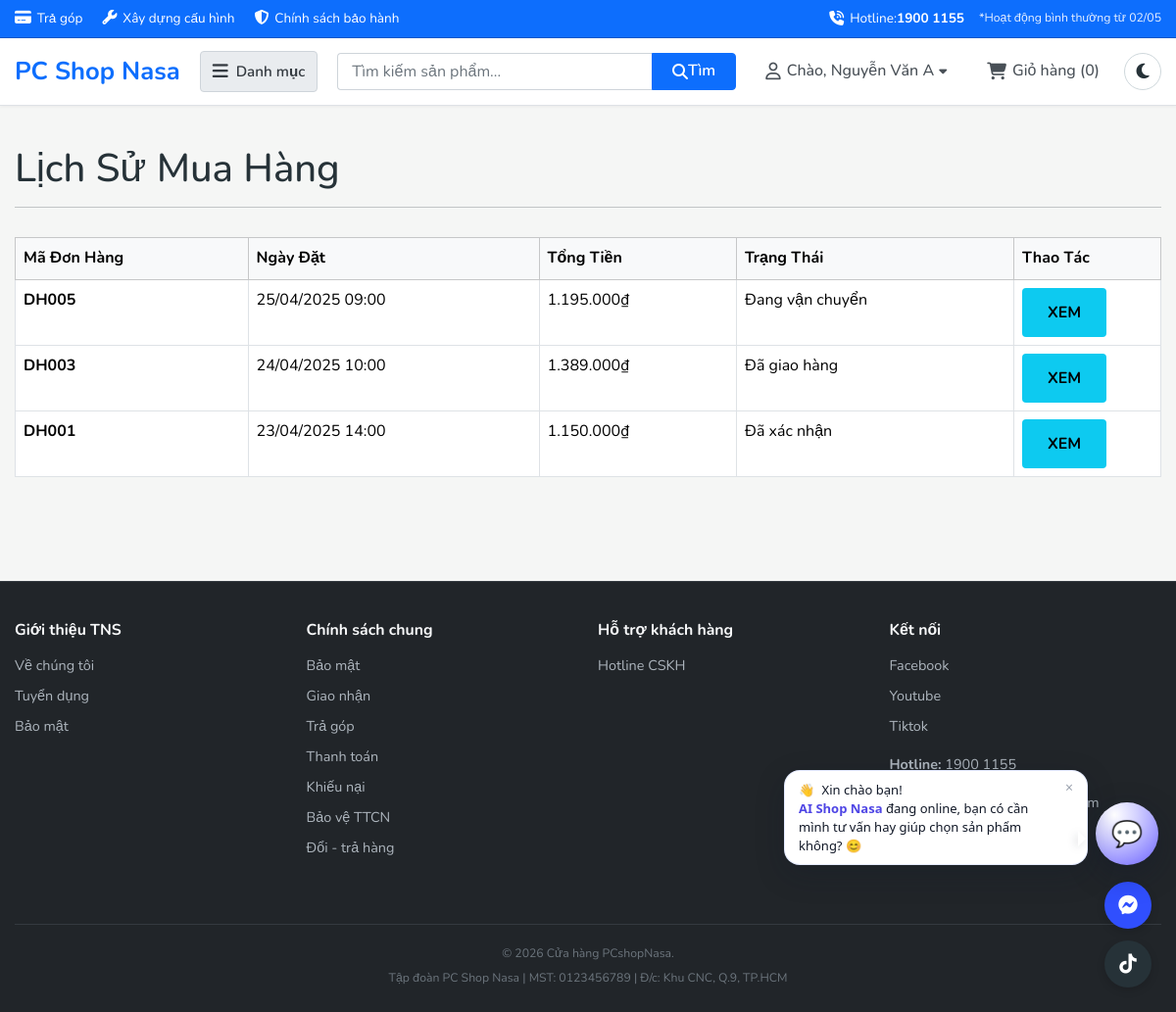
The page /trang-chu/lichsu_muahang.php (signed in) on the database its author committed.
### tables this page shows
CREATE TABLE `donhang` (
  `id_donhang`          VARCHAR(20) NOT NULL,
  `id_khachhang`        VARCHAR(20) NOT NULL,

   
  `id_sanpham`          VARCHAR(20) NOT NULL,

   
  `so_luong`            INT(11)     NOT NULL DEFAULT 1,

  `ngay_dat`            DATETIME    NOT NULL,
  `tong_tien`           INT(11)     NOT NULL,

  `ten_nguoinhan`       VARCHAR(100) NULL DEFAULT NULL,
  `diachi_giaohang`     TEXT         NULL DEFAULT NULL,
  `sdt_nguoinhan`       VARCHAR(20)  NULL DEFAULT NULL,
  `email`               VARCHAR(100) NOT NULL,
  `ghi_chu`             TEXT         NULL DEFAULT NULL,

  `trang_thai`          VARCHAR(50)  NULL DEFAULT 'Pending',

   
  `phuongthuc_thanhtoan` ENUM('Thanh toán khi nhận hàng','Chuyển khoản') NOT NULL,

  `xac_nhan_admin`      TINYINT(1)   DEFAULT 0 COMMENT '0 = Chưa xác nhận, 1 = Đã xác nhận',
  `otp_code`            VARCHAR(6)   DEFAULT NULL,
  `otp_expiry`          DATETIME     DEFAULT NULL,

  PRIMARY KEY (`id_donhang`),

  CONSTRAINT `fk_donhang_khachhang`
    FOREIGN KEY (`id_khachhang`) REFERENCES `khachhang`(`id_khachhang`)
      ON DELETE CASCADE
      ON UPDATE CASCADE,

  CONSTRAINT `fk_donhang_sanpham`
    FOREIGN KEY (`id_sanpham`) REFERENCES `sanpham`(`id_sanpham`)
      ON DELETE RESTRICT
      ON UPDATE CASCADE
);

### trang-chu/lichsu_muahang.php (the view, shortened to what this page needs)
<?php
include 'includes/header.php';
require 'includes/connect.php';
$user_id = $_SESSION['user_id'];
$orders = [];
try {
    $stmt = $conn->prepare("SELECT * FROM donhang WHERE id_khachhang = ? ORDER BY ngay_dat DESC");
    $stmt->execute([$user_id]);
    $orders = $stmt->fetchAll(PDO::FETCH_ASSOC);
} catch (PDOException $e) {
    error_log("Lỗi truy vấn lịch sử đơn hàng: " . $e->getMessage());
}
include 'includes/main_navigation.php';
?>
<main style="padding: 40px 0;">
    <div class="container">
        <h1>Lịch Sử Mua Hàng</h1>
        <hr style="margin: 15px 0 30px 0;">
        <div class="table-responsive">
            <table class="table table-bordered table-hover">
                <thead class="table-light">
                    <tr>
                        <th>Mã Đơn Hàng</th>
                        <th>Ngày Đặt</th>
                        <th>Tổng Tiền</th>
                        <th>Trạng Thái</th>
                        <th style="width: 150px;">Thao Tác</th>
                    </tr>
                </thead>
                <tbody>
                    <?php if (empty($orders)): ?>
                        <tr>
                            <td colspan="5" class="text-center">Bạn chưa có đơn hàng nào.</td>
                        </tr>
                    <?php else: ?>
                        <?php foreach ($orders as $order): ?>
                            <tr>
                                <td><strong><?php echo htmlspecialchars($order['id_donhang']); ?></strong></td>
                                <td><?php echo htmlspecialchars(date('d/m/Y H:i', strtotime($order['ngay_dat']))); ?></td>
                                <td><?php echo number_format($order['tong_tien'], 0, ',', '.'); ?>₫</td>
                                <td><?php echo htmlspecialchars($order['trang_thai']); ?></td>
                                <td>
                                    <?php
                                    $trang_thai = $order['trang_thai'];
                                    $id_donhang = htmlspecialchars($order['id_donhang']);
                                    if ($trang_thai == 'Chờ xử lý' || $trang_thai == 'Chờ thanh toán') {
                                        echo "<a href='huy_donhang.php?id_donhang={$id_donhang}' class='btn btn-sm btn-danger'
                                                onclick='return confirm(\"Bạn có chắc chắn muốn hủy đơn hàng này không?\");'>
                                                Hủy đơn
                                              </a>";
                                    } else {
                                        echo "<a href='chitiet_donhang.php?id_donhang={$id_donhang}' class='btn btn-sm btn-info'>Xem</a>";
                                    }
                                    ?>
                                </td>
                            </tr>
                        <?php endforeach; ?>
                    <?php endif; ?>
                </tbody>
            </table>
        </div>
    </div>
</main>
<?php include 'chatbox.php'; ?>
<?php
include 'includes/footer.php';
?>

### trang-chu/assets/css/style.css (style rules this page uses)
* { margin: 0; padding: 0; box-sizing: border-box; }
body { font-family: 'Nunito', sans-serif; line-height: 1.6; color: #263238; background-color: #F5F6F5; }
a { text-decoration: none; color: inherit; }
.container { max-width: 1200px; margin: 0 auto; padding: 0 15px; }
.btn { padding: 12px 25px; border: 1px solid transparent; border-radius: 4px; font-size: 1em; font-weight: 700; cursor: pointer; transition: all 0.2s ease; display: inline-flex; align-items: center; justify-content: center; flex-grow: 1; text-transform: uppercase; line-height: 1.5; }
body { font-family: 'Nunito', sans-serif; line-height: 1.6; color: #343a40; background-color: #f8f9fa; font-size: 16px; }
a { text-decoration: none; color: #0D6EFD; transition: color 0.2s ease, opacity 0.2s ease; }

### trang-chu/chatbox.php (style rules this page uses)
:root { --chat-primary: #6c63ff; --chat-primary-dark: #5a54d6; --chat-bg: #f7f8ff; --chat-radius: 18px; }

### rows shown on the page
donhang: id_donhang "DH005", ngay_dat "25/04/2025 09:00", tong_tien "1.195.000", trang_thai "Đang vận chuyển"
donhang: id_donhang "DH003", ngay_dat "24/04/2025 10:00", tong_tien "1.389.000", trang_thai "Đã giao hàng"
donhang: id_donhang "DH001", ngay_dat "23/04/2025 14:00", tong_tien "1.150.000", trang_thai "Đã xác nhận"

### other values the page prints
$_SESSION['user_name'] "Nguyễn Văn A"
$currentTotalQuantity "0"
